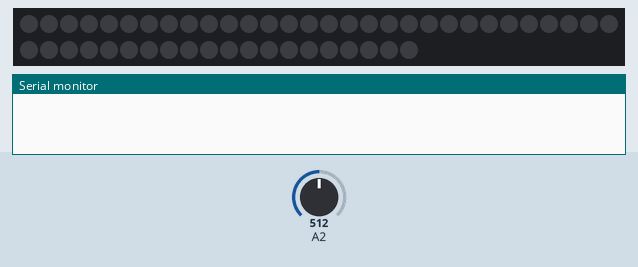
Bench run of a sketch on a simulated Arduino Uno, built with avr-gcc and run on an emulated ATmega328P. On the bench: 50 RGB LEDs in strip order, left to right, continuing on the next row, the last lines printed to the serial monitor. The test bench sets the inputs (shaded band); at power-on: A2 = 512. Random numbers use the default seed unless the sketch sets one.

Above: at 1.2 s.
1.3 s: A2 set to 411
2.8 s: A2 set to 383
At 3.27 s:
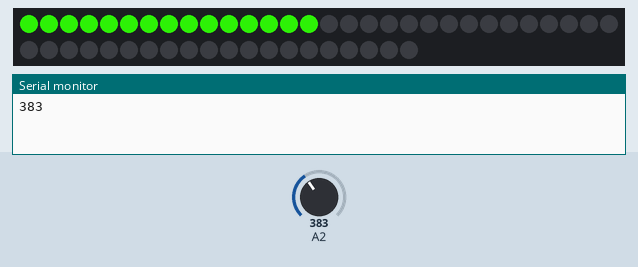
At 5.0 s:
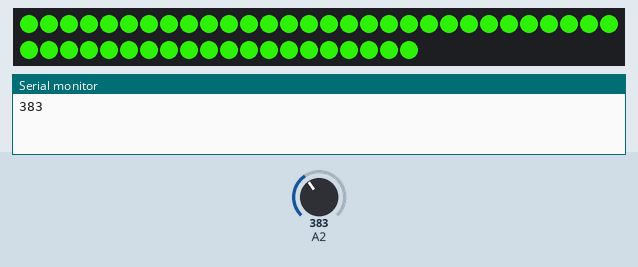
Timing chart, 0 to 6.5 s (numbered marks = the images above; inputs shaded):
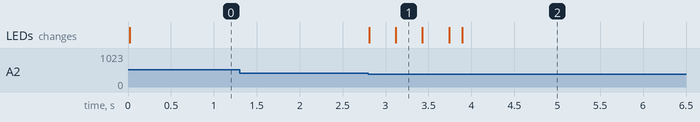

The sketch:

sketch_sep14a.ino
```cpp
#include <FastLED.h>

#define LEDPIN     7
#define NUMOFLEDS    50

CRGB leds[NUMOFLEDS];


void setup() {

  FastLED.addLeds<WS2812, LEDPIN, GRB>(leds, NUMOFLEDS);
  LEDS.setBrightness(255);
  Serial.begin(9600);
}

void loop() {
  delay(20);
  int sound = analogRead(2);
  FastLED.clear();
  FastLED.show();
  if (sound < 400) {
    Serial.println(sound);
    int r = random(0,128);
    int g = random(r,255);
    int b = random(0,r);
    for (int i = 0; i <= NUMOFLEDS; i++) {
      leds[i] = CRGB ( r,g,b);
      FastLED.show();
      delay(20);
    }
    //r = random(0,128);
    //g = random(r,255);
    //b = random(0,r);
    for (int i = NUMOFLEDS; i >= 0; i--) {
     leds[i] = CRGB ( b,r,g);
      FastLED.show();
      delay(20);
    }
  }
}
```

Measured:
- the behaviour switches between 400 and 399 on A2 (found by bisection; images 0 and 1)
- after the input at 1.3 s, every drawn part: stays the same
- after the input at 2.8 s, the LEDs: first change at once (image 1 shows a later state)
